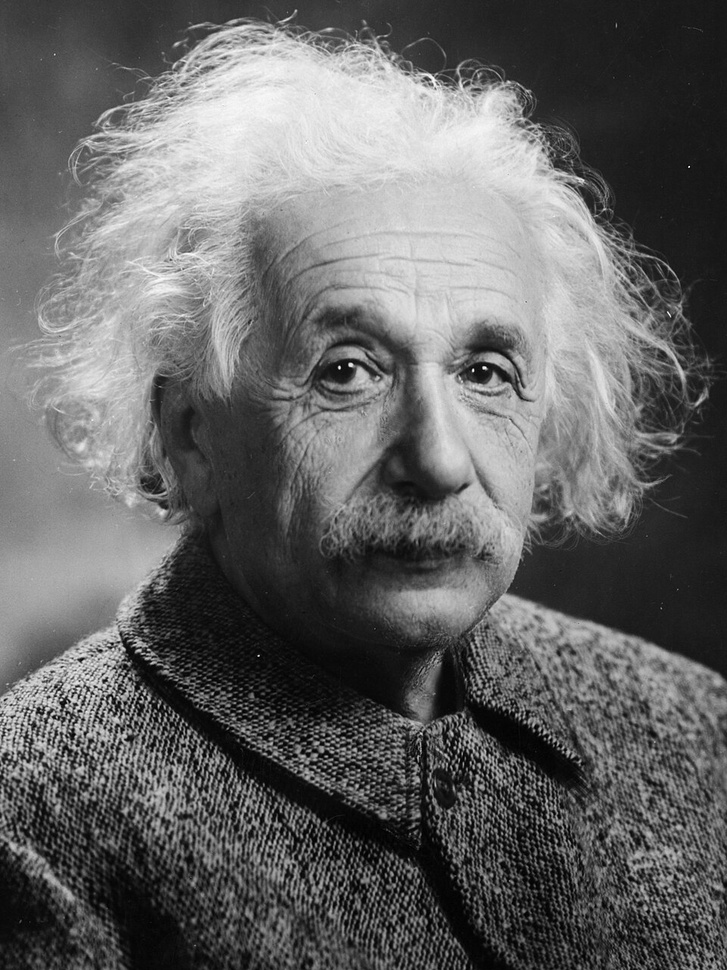
#> input picture images/einstein.jpg, 727 x 970 px, shrunk from 960 x 1280 before the run, found by its file name
$ python compression.py
#> lines starting #> are read from the running program, lines starting #| are printed output that depends on the picture; long printed decimals are rounded
import numpy as np
import cv2
import matplotlib.pyplot as plt


def load_image(path):
#> called with path = 'images/einstein.jpg'
    image = cv2.imread(path, cv2.IMREAD_GRAYSCALE)
#> image is the input picture: shape (970, 727); min 0, max 255, mean 100.4

    if image is None:
        raise FileNotFoundError(f"Could not load image: {path}")

    return image


def image_svd(image):
    return np.linalg.svd(
        image.astype(np.float64),
        full_matrices=False
    )


# [27 lines left out: functions plot_singular_values, compress_image, not called in this run]


def save_compressed_image(image, output_path):
    image = np.clip(image, 0, 255).astype(np.uint8)
    cv2.imwrite(output_path, image)


# [17 lines left out: functions compression_percentage, get_compression_stats, not called in this run]


if __name__ == "__main__":

    image = load_image("images/einstein.jpg")

    print("Image shape:", image.shape)
#| Image shape: (970, 727)
    print("Image dtype:", image.dtype)
#| Image dtype: uint8

    U, S, Vt = image_svd(image)
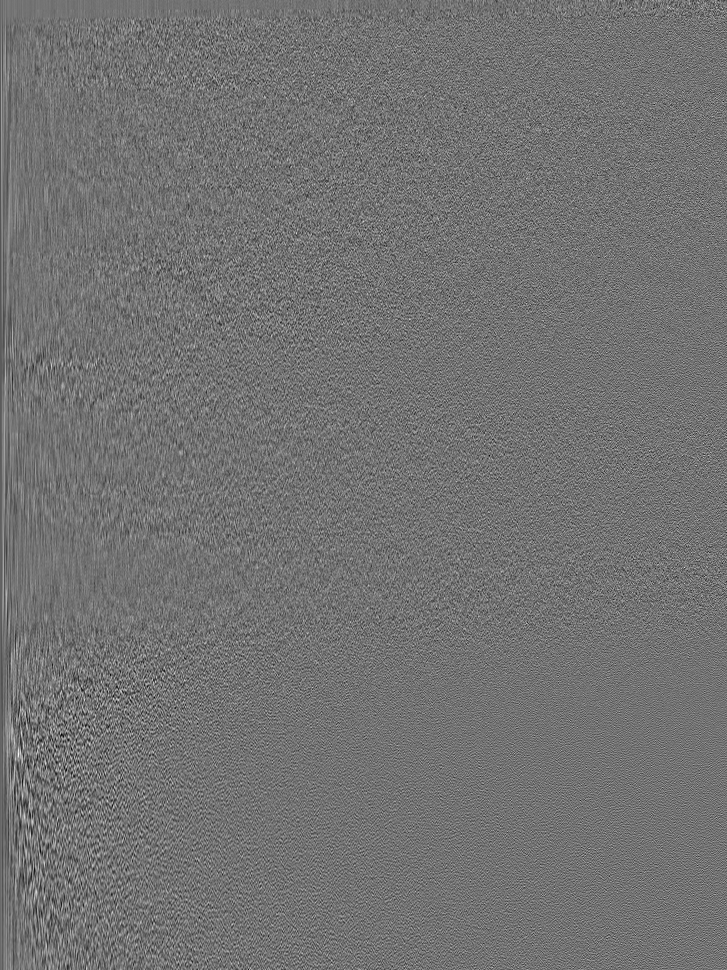
#> U: shape (970, 727) float64; min -0.185, max 0.225, mean -6.55e-05; drawn with min black and max white
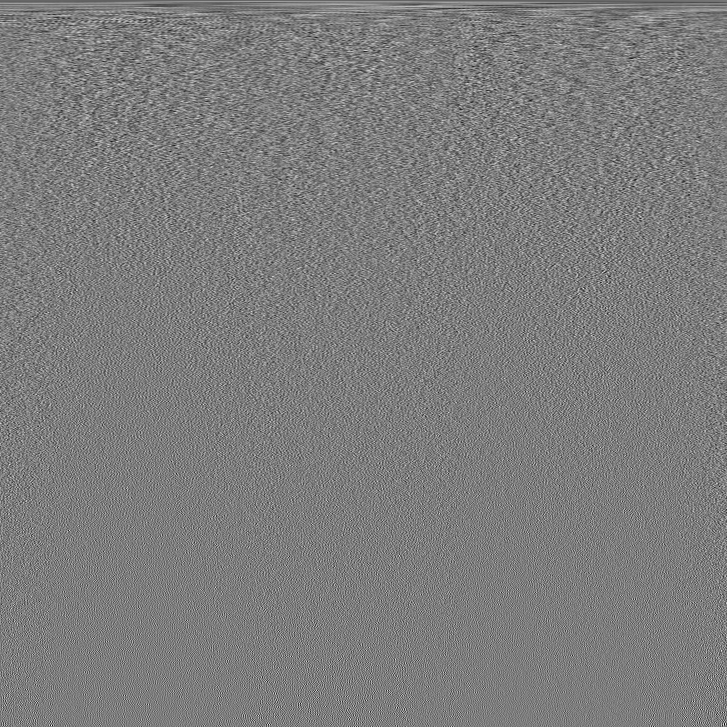
#> Vt: shape (727, 727) float64; min -0.202, max 0.209, mean -6.04e-05; drawn with min black and max white
#> S = 727 values, max 91945.4 at index 0, min 8.79 at index 726, mean 693.9

    print("U shape:", U.shape)
#| U shape: (970, 727)
    print("S shape:", S.shape)
#| S shape: (727,)
    print("Vt shape:", Vt.shape)
#| Vt shape: (727, 727)

    print("\nFirst 10 singular values:")
    print(S[:10])
#| [91945.399 27057.791 15276.768 11174.119
#|   9669.642  7907.884  6830.305  5915.637
#|   4875.403   4630.337]

    # Plot singular values
#> (the run stopped early here; a loop or call above may not have finished)
